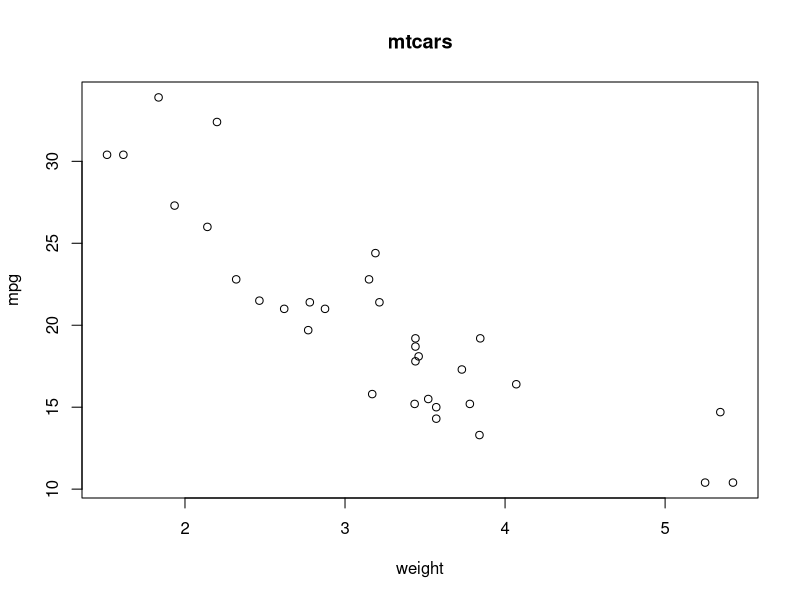
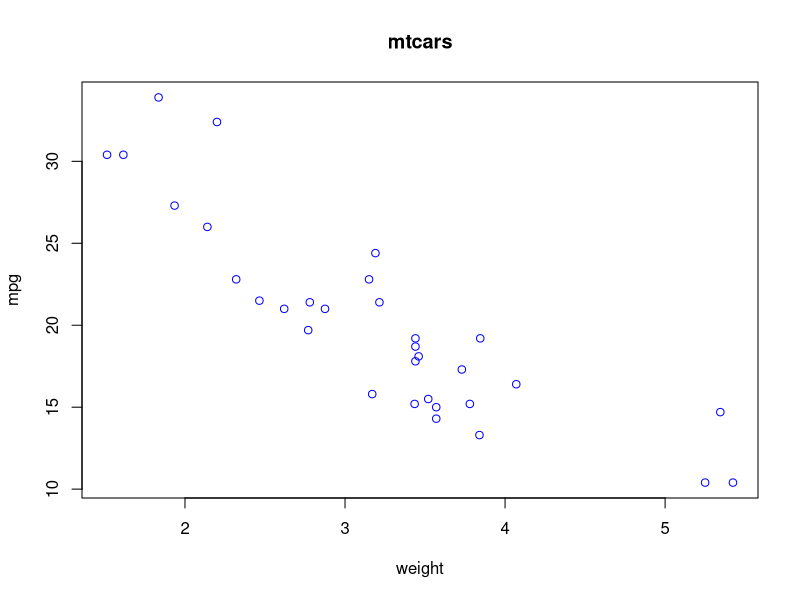

R code for these plots, in order:
## ---- chunk 1

summary(cars)

plot(mtcars$`wt`,mtcars$`mpg`,xlab="weight",ylab="mpg",main="mtcars")

## ---- chunk 2
summary(cars)
plot(mtcars$`wt`,mtcars$`mpg`,xlab="weight",ylab="mpg",main="mtcars",col="blue")
## ---- chunk 3
sessionInfo()
